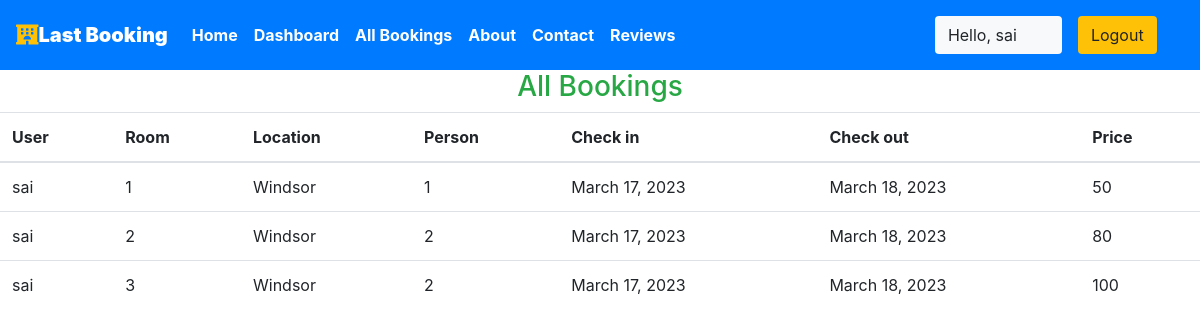
/staff/allbookings (signed in), run on an earlier commit of the app's database.
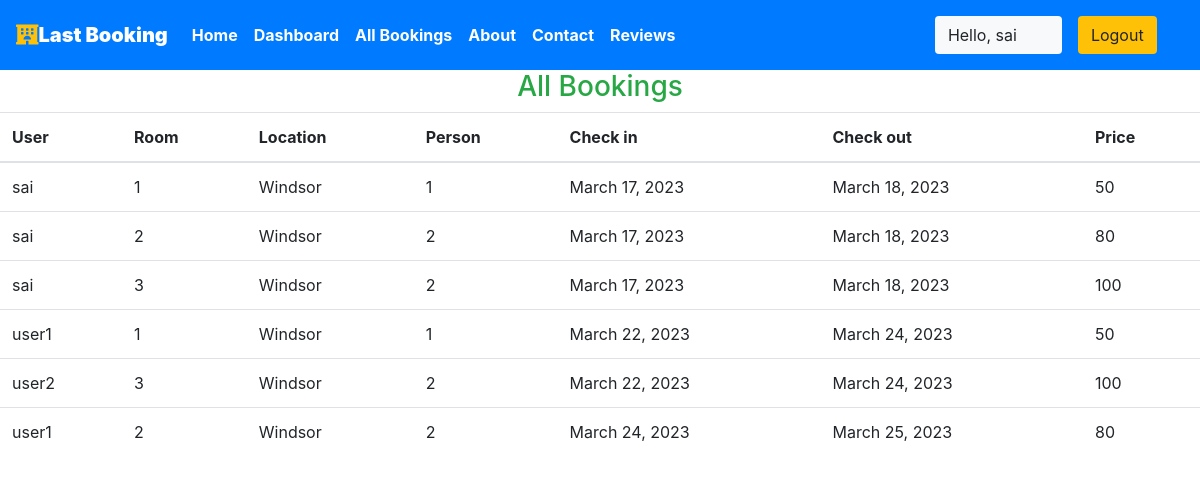
And on a later commit of the database.
### krishna/models.py (models this page shows, shortened)
class Reservation(models.Model):
    check_in = models.DateField(auto_now =False)
    check_out = models.DateField()
    room = models.ForeignKey(Rooms, on_delete = models.CASCADE)
    guest = models.ForeignKey(User, on_delete= models.CASCADE)
    booking_id = models.CharField(max_length=100,default="null")

class Rooms(models.Model):
    ROOM_STATUS = (
    ("1", "available"),
    ("2", "not available"),
    )
    ROOM_TYPE = (
    ("1", "premium"),
    ("2", "deluxe"),
    ("3","basic"),
    )
    room_type = models.CharField(max_length=50,choices = ROOM_TYPE)
    capacity = models.IntegerField()
    price = models.IntegerField()
    size = models.IntegerField()
    hotel = models.ForeignKey(Hotels, on_delete = models.CASCADE)
    status = models.CharField(choices =ROOM_STATUS,max_length = 15)
    roomnumber = models.IntegerField()

class Hotels(models.Model):
    name = models.CharField(max_length=30,default="Last Booking")
    owner = models.CharField(max_length=20)
    location = models.CharField(max_length=50)
    state = models.CharField(max_length=50)
    country = models.CharField(max_length=50,default="Canada")

### krishna/views.py (the view)
# urls.py: path('staff/allbookings', views.all_bookings,name="allbookigs"),
@login_required(login_url='/staff')
def all_bookings(request):
    bookings = Reservation.objects.all()
    if not bookings:
        messages.warning(request,"No Bookings Found")
    return HttpResponse(render(request,'staff/allbookings.html',{'bookings':bookings}))

### templates/staff/allbookings.html (shortened to what this page needs)
{% extends 'basic.html' %}
{% block body %}
<h3 class="text-center  text-success">All Bookings </h3>
<table class="table">
    <thead>
        <th>User</th>
        <th>Room</th>
        <th>Location</th>
        <th>Person</th>
        <th>Check in</th>
        <th>Check out</th>
        <th>Price</th>
    </thead>
    {% for each_booking in bookings %}
    <tr>
        <td>{{each_booking.guest.username}}</td>
        <td>{{each_booking.room.roomnumber}}</td>
        <td>{{each_booking.room.hotel.location}}</td>
        <td>{{each_booking.room.capacity}}</td>
        <td>{{each_booking.check_in}}</td>
        <td>{{each_booking.check_out}}</td>
        <td>{{each_booking.room.price}}</td>
    </tr>
    {% endfor %}
</table>
{% endblock body %}

### templates/basic.html (shortened to what this page needs)
{% load static %}
<!DOCTYPE html>
<!DOCTYPE html>
<html lang="en">
<head>
    <link rel="stylesheet" href="https://use.fontawesome.com/releases/v5.7.0/css/all.css">
    <link rel="stylesheet" href="{% static 'bootstrap\bootstrap.css' %}">
    <link rel="stylesheet" href="https://maxcdn.bootstrapcdn.com/bootstrap/4.5.0/css/bootstrap.min.css" >
</head>
<body style="dbackground-image: url('https://source.unsplash.com/random');height: 100%;">
    <div class="container-fluid px-0">
        <nav class="navbar navbar-expand-lg navbar-dark bg-primary font-weight-bold">
            <a class="navbar-brand text-bold bg-black " href="/"><i class="fas fa-hotel text-warning"></i><b>Last Booking</b></a>
            <div class="collapse navbar-collapse " id="navbarSupportedContent">
                <ul class="navbar-nav mr-auto ">
                    <li class="nav-item active">
                        <a class="nav-link text-bold " href="/home"> Home</a>
                    </li>
                    {% if user.is_staff %}
                    <li class="nav-item active">
                        <a class="nav-link text-bold" href="/staff/panel">Dashboard </a>
                    </li>
                    {% elif user.is_staff == False and user.is_authenticated %}
                    <li class="nav-item active">
                            <a class="nav-link text-bold" href="/user/bookings">My Bookings </a>
                        </li>
                    {% endif %}
                    {% if user.is_staff %}
                    <li class="nav-item active">
                            <a class="nav-link text-bold" href="/staff/allbookings">All Bookings </a>
                        </li>
                    {% endif %}
                    <li class="nav-item active">
                        <a class="nav-link text-bold" href="/about">About</a>
                    </li>
                    <li class="nav-item active">
                        <a class="nav-link text-bold" href="/contact">Contact </a>
                    </li>
                    <li class="nav-item active">
                        <a class="nav-link text-bold" href="/reviewsPage"> Reviews </a>
                    </li>
                </ul>
                {% if user.is_authenticated %}
                      <button class="btn btn-group bg-light" data-toggle="modal" data-target="#forlogin">
                       Hello, {{request.user}}
                       <a href="/logout" class="nav-link">
                    <button class="btn btn-group bg-warning" data-toggle="modal" data-target="#forlogin">
                        Logout
                    </button></a>&nbsp; &nbsp;
                    </button>
                {% endif %}
            </div>
        </nav>
    </div>
    {% block body %}
    {% endblock body %}
</body>
</html>

### templates/basic.html (style rules this page uses)
a { text-decoration: none; }

What changed in the data, as far as the page shows it:
added Reservation: guest.username "user1", room.roomnumber "1", room.hotel.location "Windsor", room.capacity "1", check_in "March 22, 2023", check_out "March 24, 2023", room.price "50"
added Reservation: guest.username "user2", room.roomnumber "3", room.hotel.location "Windsor", room.capacity "2", check_in "March 22, 2023", check_out "March 24, 2023", room.price "100"
added Reservation: guest.username "user1", room.roomnumber "2", room.hotel.location "Windsor", room.capacity "2", check_in "March 24, 2023", check_out "March 25, 2023", room.price "80"
